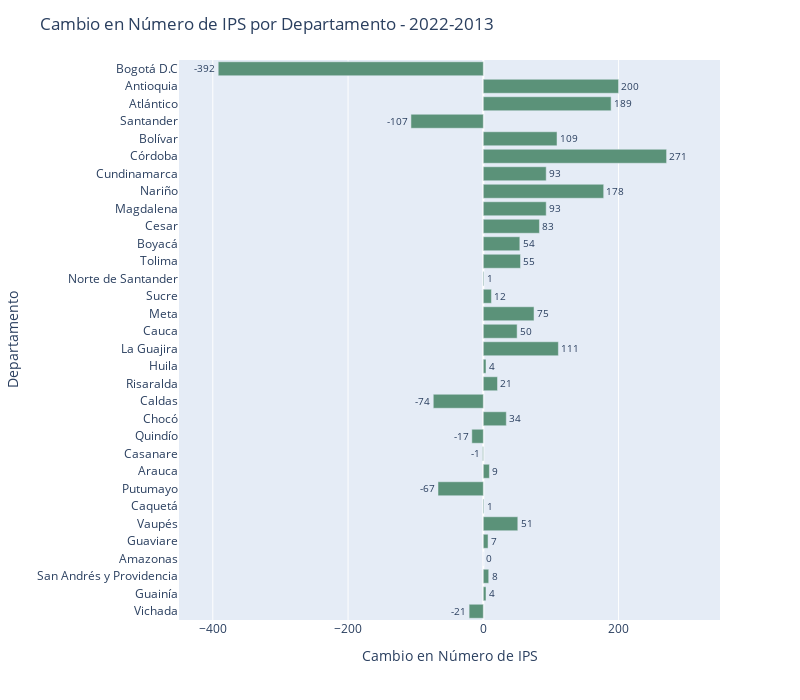

Source (notebook cell):
### Code cell
fig = px.bar(data_frame=df_comparison, x='cambio', y='departamento', orientation='h')

fig.update_xaxes(title_text='Cambio en Número de IPS')
fig.update_xaxes(range=[-450,350])
fig.update_yaxes(title_text='Departamento')
fig.update_layout(title='Cambio en Número de IPS por Departamento - 2022-2013')

color_sequence = ['#5B9279' for i in departamentos]
fig.update_traces(marker=dict(color=color_sequence))

fig.update_traces(text=df_comparison['cambio'], textposition='outside')

fig.update_layout(width=800, height=700)

### Figure 1 — Plotly figure (JSON) as saved in the notebook; plotly's stock layout.template omitted (floating-point values rounded to 4 significant figures)
{"data": [{"alignmentgroup": "True", "hovertemplate": "cambio=%{x}<br>departamento=%{y}<extra></extra>", "legendgroup": "", "marker": {"color": ["#5B9279", "#5B9279", "#5B9279", "#5B9279", "#5B9279", "#5B9279", "#5B9279", "#5B9279", "#5B9279", "#5B9279", "#5B9279", "#5B9279", "#5B9279", "#5B9279", "#5B9279", "#5B9279", "#5B9279", "#5B9279", "#5B9279", "#5B9279", "#5B9279", "#5B9279", "#5B9279", "#5B9279", "#5B9279", "#5B9279", "#5B9279", "#5B9279", "#5B9279", "#5B9279", "#5B9279", "#5B9279", "#5B9279"], "pattern": {"shape": ""}}, "name": "", "offsetgroup": "", "orientation": "h", "showlegend": false, "text": [-21, 4, 8, 0, 7, 51, 1, -67, 9, -1, -17, 34, -74, 21, 4, 111, 50, 75, 12, 1, 55, 54, 83, 93, 178, 93, 271, 109, -107, 189, 200, -392], "textposition": "outside", "type": "bar", "x": [-21, 4, 8, 0, 7, 51, 1, -67, 9, -1, -17, 34, -74, 21, 4, 111, 50, 75, 12, 1, 55, 54, 83, 93, 178, 93, 271, 109, -107, 189, 200, -392], "xaxis": "x", "y": ["Vichada", "Guainía", "San Andrés y Providencia", "Amazonas", "Guaviare", "Vaupés", "Caquetá", "Putumayo", "Arauca", "Casanare", "Quindío", "Chocó", "Caldas", "Risaralda", "Huila", "La Guajira", "Cauca", "Meta", "Sucre", "Norte de Santander", "Tolima", "Boyacá", "Cesar", "Magdalena", "Nariño", "Cundinamarca", "Córdoba", "Bolívar", "Santander", "Atlántico", "Antioquia", "Bogotá D.C"], "yaxis": "y"}], "layout": {"barmode": "relative", "height": 700, "legend": {"tracegroupgap": 0}, "margin": {"t": 60}, "title": {"text": "Cambio en Número de IPS por Departamento - 2022-2013"}, "width": 800, "xaxis": {"anchor": "y", "domain": [0, 1], "range": [-450, 350], "title": {"text": "Cambio en Número de IPS"}}, "yaxis": {"anchor": "x", "domain": [0, 1], "title": {"text": "Departamento"}}}}
